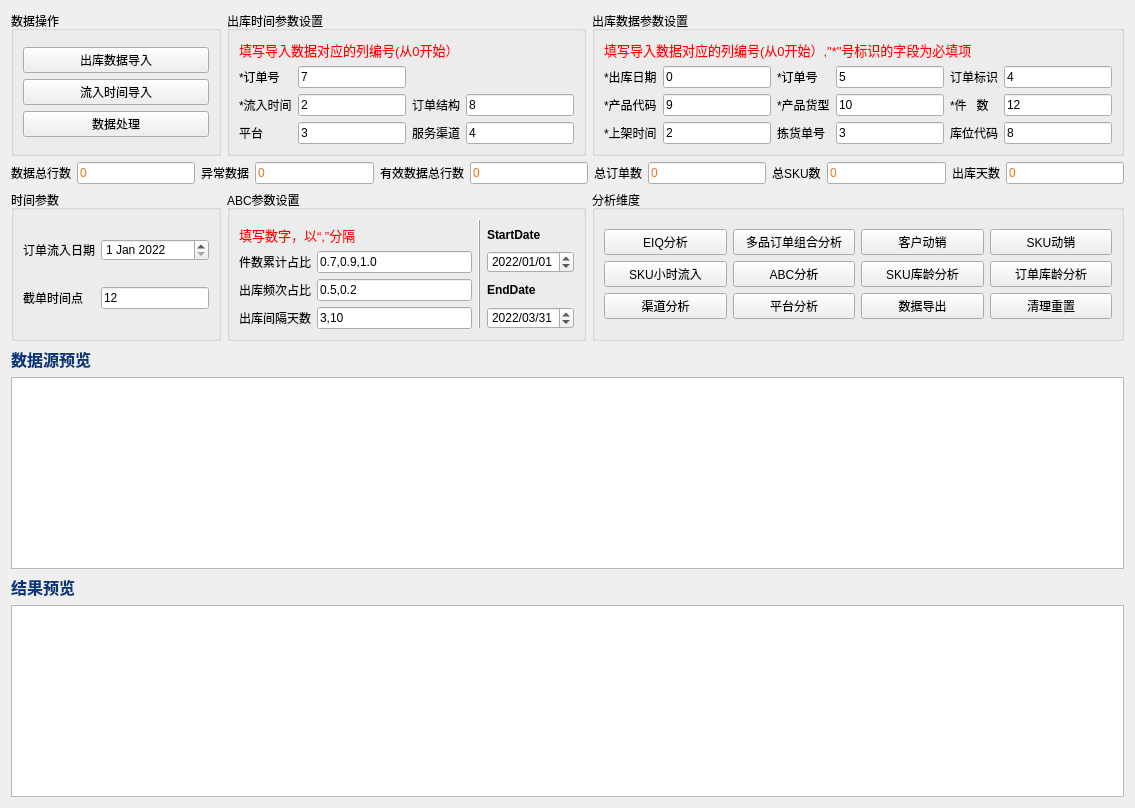
      <widget class="QWidget" name="Outbound">
       <property name="styleSheet">
        <string notr="true">QPushButton:hover{
	border: none;
	background-color: rgb(85, 0, 255);
	color: rgb(255, 255, 255);
}</string>
       </property>
       <attribute name="title">
        <string>出库分析</string>
       </attribute>
       <layout class="QGridLayout" name="gridLayout_3">
        <item row="0" column="1">
         <widget class="QGroupBox" name="groupBox_9">
          <property name="sizePolicy">
           <sizepolicy hsizetype="Expanding" vsizetype="Expanding">
            <horstretch>0</horstretch>
            <verstretch>0</verstretch>
           </sizepolicy>
          </property>
          <property name="title">
           <string>出库时间参数设置</string>
          </property>
          <layout class="QGridLayout" name="gridLayout_13">
           <item row="1" column="1">
            <widget class="QLineEdit" name="ob_orderCol2">
             <property name="text">
              <string>7</string>
             </property>
            </widget>
           </item>
           <item row="0" column="0" colspan="4">
            <widget class="QLabel" name="input_hint_5">
             <property name="enabled">
              <bool>true</bool>
             </property>
             <property name="sizePolicy">
              <sizepolicy hsizetype="Ignored" vsizetype="Expanding">
               <horstretch>0</horstretch>
               <verstretch>0</verstretch>
              </sizepolicy>
             </property>
             <property name="font">
              <font>
               <pointsize>10</pointsize>
               <weight>75</weight>
               <italic>false</italic>
               <bold>true</bold>
              </font>
             </property>
             <property name="mouseTracking">
              <bool>true</bool>
             </property>
             <property name="frameShadow">
              <enum>QFrame::Sunken</enum>
             </property>
             <property name="text">
              <string>&lt;html&gt;&lt;head/&gt;&lt;body&gt;&lt;p&gt;&lt;span style=&quot; font-weight:400; color:#ff0000;&quot;&gt;填写导入数据对应的列编号(从0开始）&lt;/span&gt;&lt;/p&gt;&lt;/body&gt;&lt;/html&gt;</string>
             </property>
             <property name="textFormat">
              <enum>Qt::RichText</enum>
             </property>
             <property name="scaledContents">
              <bool>false</bool>
             </property>
            </widget>
           </item>
           <item row="1" column="0">
            <widget class="QLabel" name="label_48">
             <property name="text">
              <string>*订单号</string>
             </property>
            </widget>
           </item>
           <item row="2" column="0">
            <widget class="QLabel" name="label_59">
             <property name="text">
              <string>*流入时间</string>
             </property>
            </widget>
           </item>
           <item row="2" column="1">
            <widget class="QLineEdit" name="ob_timeInCol">
             <property name="text">
              <string>2</string>
             </property>
            </widget>
           </item>
           <item row="2" column="2">
            <widget class="QLabel" name="label_61">
             <property name="text">
              <string>订单结构</string>
             </property>
            </widget>
           </item>
           <item row="3" column="3">
            <widget class="QLineEdit" name="ob_channelCol">
             <property name="text">
              <string>4</string>
             </property>
            </widget>
           </item>
           <item row="2" column="3">
            <widget class="QLineEdit" name="ob_orderStructureCol">
             <property name="text">
              <string>8</string>
             </property>
            </widget>
           </item>
           <item row="3" column="2">
            <widget class="QLabel" name="label_64">
             <property name="text">
              <string>服务渠道</string>
             </property>
            </widget>
           </item>
           <item row="3" column="1">
            <widget class="QLineEdit" name="ob_platformCol">
             <property name="text">
              <string>3</string>
             </property>
            </widget>
           </item>
           <item row="3" column="0">
            <widget class="QLabel" name="label_63">
             <property name="text">
              <string>平台</string>
             </property>
            </widget>
           </item>
          </layout>
         </widget>
        </item>
        <item row="2" column="0">
         <widget class="QGroupBox" name="groupBox_11">
          <property name="title">
           <string>时间参数</string>
          </property>
          <layout class="QGridLayout" name="gridLayout_21">
           <item row="1" column="0">
            <widget class="QLabel" name="label_70">
             <property name="text">
              <string>截单时间点</string>
             </property>
            </widget>
           </item>
           <item row="0" column="0">
            <widget class="QLabel" name="label_69">
             <property name="text">
              <string>订单流入日期</string>
             </property>
            </widget>
           </item>
           <item row="1" column="1">
            <widget class="QLineEdit" name="ob_hourinCutoffHour">
             <property name="text">
              <string>12</string>
             </property>
            </widget>
           </item>
           <item row="0" column="1">
            <widget class="QDateEdit" name="ob_hourinDate">
             <property name="dateTime">
              <datetime>
               <hour>0</hour>
               <minute>0</minute>
               <second>0</second>
               <year>2022</year>
               <month>1</month>
               <day>1</day>
              </datetime>
             </property>
            </widget>
           </item>
          </layout>
         </widget>
        </item>
        <item row="0" column="0">
         <widget class="QGroupBox" name="groupBox_4">
          <property name="sizePolicy">
           <sizepolicy hsizetype="Expanding" vsizetype="Expanding">
            <horstretch>0</horstretch>
            <verstretch>0</verstretch>
           </sizepolicy>
          </property>
          <property name="title">
           <string>数据操作</string>
          </property>
          <layout class="QGridLayout" name="gridLayout_7">
           <item row="0" column="0">
            <layout class="QGridLayout" name="gridLayout_8">
             <item row="3" column="0">
              <widget class="QPushButton" name="ob_dataProcess">
               <property name="text">
                <string>数据处理</string>
               </property>
              </widget>
             </item>
             <item row="1" column="0">
              <widget class="QPushButton" name="ob_orderUpload">
               <property name="text">
                <string>出库数据导入</string>
               </property>
              </widget>
             </item>
             <item row="2" column="0">
              <widget class="QPushButton" name="ob_orderTimeUpload">
               <property name="text">
                <string>流入时间导入</string>
               </property>
              </widget>
             </item>
            </layout>
           </item>
          </layout>
         </widget>
        </item>
        <item row="0" column="2">
         <widget class="QGroupBox" name="groupBox_5">
          <property name="sizePolicy">
           <sizepolicy hsizetype="Expanding" vsizetype="Expanding">
            <horstretch>0</horstretch>
            <verstretch>0</verstretch>
           </sizepolicy>
          </property>
          <property name="title">
           <string>出库数据参数设置</string>
          </property>
          <layout class="QGridLayout" name="gridLayout_9">
           <item row="1" column="0">
            <widget class="QLabel" name="label_21">
             <property name="text">
              <string>*出库日期</string>
             </property>
            </widget>
           </item>
           <item row="1" column="1">
            <widget class="QLineEdit" name="ob_dateCol">
             <property name="text">
              <string>0</string>
             </property>
            </widget>
           </item>
           <item row="1" column="2">
            <widget class="QLabel" name="label_23">
             <property name="text">
              <string>*订单号</string>
             </property>
            </widget>
           </item>
           <item row="1" column="3">
            <widget class="QLineEdit" name="ob_orderCol">
             <property name="text">
              <string>5</string>
             </property>
            </widget>
           </item>
           <item row="2" column="0">
            <widget class="QLabel" name="label_22">
             <property name="text">
              <string>*产品代码</string>
             </property>
            </widget>
           </item>
           <item row="2" column="1">
            <widget class="QLineEdit" name="ob_skuCol">
             <property name="text">
              <string>9</string>
             </property>
            </widget>
           </item>
           <item row="2" column="4">
            <widget class="QLabel" name="label_24">
             <property name="text">
              <string>*件   数</string>
             </property>
            </widget>
           </item>
           <item row="2" column="2">
            <widget class="QLabel" name="label_42">
             <property name="text">
              <string>*产品货型</string>
             </property>
            </widget>
           </item>
           <item row="2" column="3">
            <widget class="QLineEdit" name="ob_skuSizeCol">
             <property name="text">
              <string>10</string>
             </property>
            </widget>
           </item>
           <item row="1" column="4">
            <widget class="QLabel" name="label_43">
             <property name="text">
              <string>订单标识</string>
             </property>
            </widget>
           </item>
           <item row="3" column="0">
            <widget class="QLabel" name="label_44">
             <property name="text">
              <string>*上架时间</string>
             </property>
            </widget>
           </item>
           <item row="3" column="1">
            <widget class="QLineEdit" name="ob_putawayDateCol">
             <property name="text">
              <string>2</string>
             </property>
            </widget>
           </item>
           <item row="2" column="5">
            <widget class="QLineEdit" name="ob_qtyCol">
             <property name="text">
              <string>12</string>
             </property>
            </widget>
           </item>
           <item row="1" column="5">
            <widget class="QLineEdit" name="ob_orderTagCol">
             <property name="text">
              <string>4</string>
             </property>
            </widget>
           </item>
           <item row="3" column="2">
            <widget class="QLabel" name="label_45">
             <property name="text">
              <string>拣货单号</string>
             </property>
            </widget>
           </item>
           <item row="3" column="3">
            <widget class="QLineEdit" name="ob_pickupNoCol">
             <property name="text">
              <string>3</string>
             </property>
            </widget>
           </item>
           <item row="3" column="4">
            <widget class="QLabel" name="label_46">
             <property name="text">
              <string>库位代码</string>
             </property>
            </widget>
           </item>
           <item row="3" column="5">
            <widget class="QLineEdit" name="ob_locationCol">
             <property name="text">
              <string>8</string>
             </property>
            </widget>
           </item>
           <item row="0" column="0" colspan="6">
            <widget class="QLabel" name="input_hint_3">
             <property name="enabled">
              <bool>true</bool>
             </property>
             <property name="sizePolicy">
              <sizepolicy hsizetype="Ignored" vsizetype="Expanding">
               <horstretch>0</horstretch>
               <verstretch>0</verstretch>
              </sizepolicy>
             </property>
             <property name="font">
              <font>
               <pointsize>10</pointsize>
               <weight>75</weight>
               <italic>false</italic>
               <bold>true</bold>
              </font>
             </property>
             <property name="mouseTracking">
              <bool>true</bool>
             </property>
             <property name="frameShadow">
              <enum>QFrame::Sunken</enum>
             </property>
             <property name="text">
              <string>&lt;html&gt;&lt;head/&gt;&lt;body&gt;&lt;p&gt;&lt;span style=&quot; font-weight:400; color:#ff0000;&quot;&gt;填写导入数据对应的列编号(从0开始）,&amp;quot;*&amp;quot;号标识的字段为必填项&lt;/span&gt;&lt;/p&gt;&lt;/body&gt;&lt;/html&gt;</string>
             </property>
             <property name="textFormat">
              <enum>Qt::RichText</enum>
             </property>
             <property name="scaledContents">
              <bool>false</bool>
             </property>
            </widget>
           </item>
          </layout>
         </widget>
        </item>
        <item row="2" column="2">
         <widget class="QGroupBox" name="groupBox_7">
          <property name="title">
           <string>分析维度</string>
          </property>
          <layout class="QGridLayout" name="gridLayout_20">
           <item row="0" column="0">
            <layout class="QGridLayout" name="gridLayout_12">
             <item row="2" column="1">
              <widget class="QPushButton" name="ob_platformAnalysis">
               <property name="text">
                <string>平台分析</string>
               </property>
              </widget>
             </item>
             <item row="2" column="3">
              <widget class="QPushButton" name="ob_downloadAll">
               <property name="text">
                <string>数据导出</string>
               </property>
              </widget>
             </item>
             <item row="2" column="4">
              <widget class="QPushButton" name="ob_clearAll">
               <property name="text">
                <string>清理重置</string>
               </property>
              </widget>
             </item>
             <item row="0" column="0">
              <widget class="QPushButton" name="ob_EIQanalysis">
               <property name="styleSheet">
                <string notr="true"/>
               </property>
               <property name="text">
                <string>EIQ分析</string>
               </property>
              </widget>
             </item>
             <item row="0" column="4">
              <widget class="QPushButton" name="ob_skuSale">
               <property name="text">
                <string>SKU动销</string>
               </property>
              </widget>
             </item>
             <item row="0" column="3">
              <widget class="QPushButton" name="ob_customerSale">
               <property name="text">
                <string>客户动销</string>
               </property>
              </widget>
             </item>
             <item row="0" column="1">
              <widget class="QPushButton" name="ob_multiOrder">
               <property name="text">
                <string>多品订单组合分析</string>
               </property>
              </widget>
             </item>
             <item row="2" column="0">
              <widget class="QPushButton" name="ob_channelAnalysis">
               <property name="text">
                <string>渠道分析</string>
               </property>
              </widget>
             </item>
             <item row="1" column="0">
              <widget class="QPushButton" name="ob_skuHourIn">
               <property name="text">
                <string>SKU小时流入</string>
               </property>
              </widget>
             </item>
             <item row="1" column="1">
              <widget class="QPushButton" name="ob_ABCanalysis">
               <property name="text">
                <string>ABC分析</string>
               </property>
              </widget>
             </item>
             <item row="1" column="4">
              <widget class="QPushButton" name="ob_orderAge">
               <property name="text">
                <string>订单库龄分析</string>
               </property>
              </widget>
             </item>
             <item row="1" column="3">
              <widget class="QPushButton" name="ob_skuAge">
               <property name="text">
                <string>SKU库龄分析</string>
               </property>
              </widget>
             </item>
            </layout>
           </item>
          </layout>
         </widget>
        </item>
        <item row="2" column="1">
         <widget class="QGroupBox" name="groupBox_6">
          <property name="sizePolicy">
           <sizepolicy hsizetype="Expanding" vsizetype="Expanding">
            <horstretch>0</horstretch>
            <verstretch>0</verstretch>
           </sizepolicy>
          </property>
          <property name="title">
           <string>ABC参数设置</string>
          </property>
          <layout class="QGridLayout" name="gridLayout_11">
           <item row="3" column="1">
            <widget class="QLineEdit" name="ob_ABCfreq">
             <property name="text">
              <string>0.5,0.2</string>
             </property>
            </widget>
           </item>
           <item row="1" column="0" colspan="2">
            <widget class="QLabel" name="input_hint_4">
             <property name="enabled">
              <bool>true</bool>
             </property>
             <property name="sizePolicy">
              <sizepolicy hsizetype="Ignored" vsizetype="Expanding">
               <horstretch>0</horstretch>
               <verstretch>0</verstretch>
              </sizepolicy>
             </property>
             <property name="font">
              <font>
               <pointsize>10</pointsize>
               <weight>75</weight>
               <italic>false</italic>
               <bold>true</bold>
              </font>
             </property>
             <property name="mouseTracking">
              <bool>true</bool>
             </property>
             <property name="frameShadow">
              <enum>QFrame::Sunken</enum>
             </property>
             <property name="text">
              <string>&lt;html&gt;&lt;head/&gt;&lt;body&gt;&lt;p&gt;&lt;span style=&quot; font-weight:400; color:#ff0000;&quot;&gt;填写数字，以“,”分隔&lt;/span&gt;&lt;/p&gt;&lt;/body&gt;&lt;/html&gt;</string>
             </property>
             <property name="textFormat">
              <enum>Qt::RichText</enum>
             </property>
             <property name="scaledContents">
              <bool>false</bool>
             </property>
            </widget>
           </item>
           <item row="2" column="0">
            <widget class="QLabel" name="label_34">
             <property name="text">
              <string>件数累计占比</string>
             </property>
            </widget>
           </item>
           <item row="4" column="1">
            <widget class="QLineEdit" name="ob_ABCintervalDays">
             <property name="text">
              <string>3,10</string>
             </property>
            </widget>
           </item>
           <item row="3" column="0">
            <widget class="QLabel" name="label_35">
             <property name="text">
              <string>出库频次占比</string>
             </property>
            </widget>
           </item>
           <item row="4" column="0">
            <widget class="QLabel" name="label_27">
             <property name="text">
              <string>出库间隔天数</string>
             </property>
            </widget>
           </item>
           <item row="2" column="1">
            <widget class="QLineEdit" name="ob_ABCparameter">
             <property name="text">
              <string>0.7,0.9,1.0</string>
             </property>
            </widget>
           </item>
           <item row="0" column="2" rowspan="5">
            <widget class="Line" name="line">
             <property name="layoutDirection">
              <enum>Qt::LeftToRight</enum>
             </property>
             <property name="frameShadow">
              <enum>QFrame::Raised</enum>
             </property>
             <property name="lineWidth">
              <number>1</number>
             </property>
             <property name="orientation">
              <enum>Qt::Vertical</enum>
             </property>
            </widget>
           </item>
           <item row="4" column="3">
            <widget class="QDateEdit" name="ob_endDate">
             <property name="dateTime">
              <datetime>
               <hour>0</hour>
               <minute>0</minute>
               <second>0</second>
               <year>2022</year>
               <month>3</month>
               <day>31</day>
              </datetime>
             </property>
             <property name="displayFormat">
              <string>yyyy/MM/dd</string>
             </property>
            </widget>
           </item>
           <item row="3" column="3">
            <widget class="QLabel" name="label_72">
             <property name="text">
              <string>&lt;html&gt;&lt;head/&gt;&lt;body&gt;&lt;p&gt;&lt;span style=&quot; font-weight:600;&quot;&gt;EndDate&lt;/span&gt;&lt;/p&gt;&lt;/body&gt;&lt;/html&gt;</string>
             </property>
             <property name="textFormat">
              <enum>Qt::RichText</enum>
             </property>
            </widget>
           </item>
           <item row="2" column="3">
            <widget class="QDateEdit" name="ob_startDate">
             <property name="dateTime">
              <datetime>
               <hour>0</hour>
               <minute>0</minute>
               <second>0</second>
               <year>2022</year>
               <month>1</month>
               <day>1</day>
              </datetime>
             </property>
             <property name="displayFormat">
              <string>yyyy/MM/dd</string>
             </property>
            </widget>
           </item>
           <item row="1" column="3">
            <widget class="QLabel" name="label_71">
             <property name="text">
              <string>&lt;html&gt;&lt;head/&gt;&lt;body&gt;&lt;p&gt;&lt;span style=&quot; font-weight:600;&quot;&gt;StartDate&lt;/span&gt;&lt;/p&gt;&lt;/body&gt;&lt;/html&gt;</string>
             </property>
             <property name="textFormat">
              <enum>Qt::AutoText</enum>
             </property>
            </widget>
           </item>
          </layout>
         </widget>
        </item>
        <item row="1" column="0" colspan="3">
         <layout class="QGridLayout" name="gridLayout_10">
          <item row="0" column="1">
           <widget class="QLineEdit" name="ob_totalRow">
            <property name="styleSheet">
             <string notr="true">color: rgb(238, 115, 32);
font: 75 10pt &quot;Times New Roman&quot;;
</string>
            </property>
            <property name="text">
             <string>0</string>
            </property>
           </widget>
          </item>
          <item row="0" column="0">
           <widget class="QLabel" name="label_31">
            <property name="maximumSize">
             <size>
              <width>60</width>
              <height>20</height>
             </size>
            </property>
            <property name="text">
             <string>数据总行数</string>
            </property>
           </widget>
          </item>
          <item row="0" column="2">
           <widget class="QLabel" name="label_29">
            <property name="text">
             <string>异常数据</string>
            </property>
           </widget>
          </item>
          <item row="0" column="3">
           <widget class="QLineEdit" name="ob_errorRow">
            <property name="styleSheet">
             <string notr="true">color: rgb(238, 115, 32);
font: 75 10pt &quot;Times New Roman&quot;;</string>
            </property>
            <property name="text">
             <string>0</string>
            </property>
           </widget>
          </item>
          <item row="0" column="10">
           <widget class="QLabel" name="label_32">
            <property name="text">
             <string>总订单数</string>
            </property>
           </widget>
          </item>
          <item row="0" column="8">
           <widget class="QLabel" name="label_28">
            <property name="text">
             <string>有效数据总行数</string>
            </property>
           </widget>
          </item>
          <item row="0" column="9">
           <widget class="QLineEdit" name="ob_validRow">
            <property name="styleSheet">
             <string notr="true">color: rgb(238, 115, 32);
font: 75 10pt &quot;Times New Roman&quot;;</string>
            </property>
            <property name="text">
             <string>0</string>
            </property>
           </widget>
          </item>
          <item row="0" column="13">
           <widget class="QLineEdit" name="ob_totalSKU">
            <property name="styleSheet">
             <string notr="true">color: rgb(238, 115, 32);
font: 75 10pt &quot;Times New Roman&quot;;</string>
            </property>
            <property name="text">
             <string>0</string>
            </property>
           </widget>
          </item>
          <item row="0" column="12">
           <widget class="QLabel" name="label_25">
            <property name="text">
             <string>总SKU数</string>
            </property>
           </widget>
          </item>
          <item row="0" column="15">
           <widget class="QLineEdit" name="ob_totalDays">
            <property name="styleSheet">
             <string notr="true">color: rgb(238, 115, 32);
font: 75 10pt &quot;Times New Roman&quot;;</string>
            </property>
            <property name="text">
             <string>0</string>
            </property>
           </widget>
          </item>
          <item row="0" column="14">
           <widget class="QLabel" name="label_26">
            <property name="text">
             <string>出库天数</string>
            </property>
           </widget>
          </item>
          <item row="0" column="11">
           <widget class="QLineEdit" name="ob_totalOrders">
            <property name="styleSheet">
             <string notr="true">color: rgb(238, 115, 32);
font: 75 10pt &quot;Times New Roman&quot;;</string>
            </property>
            <property name="text">
             <string>0</string>
            </property>
           </widget>
          </item>
         </layout>
        </item>
        <item row="4" column="0" colspan="3">
         <widget class="QTableView" name="ob_tableView">
          <property name="styleSheet">
           <string notr="true"/>
          </property>
          <property name="alternatingRowColors">
           <bool>true</bool>
          </property>
          <attribute name="horizontalHeaderCascadingSectionResizes">
           <bool>false</bool>
          </attribute>
          <attribute name="horizontalHeaderMinimumSectionSize">
           <number>40</number>
          </attribute>
          <attribute name="verticalHeaderDefaultSectionSize">
           <number>40</number>
          </attribute>
          <attribute name="verticalHeaderMinimumSectionSize">
           <number>40</number>
          </attribute>
         </widget>
        </item>
        <item row="3" column="0" colspan="3">
         <widget class="QLabel" name="label_13">
          <property name="sizePolicy">
           <sizepolicy hsizetype="Expanding" vsizetype="Fixed">
            <horstretch>0</horstretch>
            <verstretch>0</verstretch>
           </sizepolicy>
          </property>
          <property name="font">
           <font>
            <family>微软雅黑</family>
            <pointsize>14</pointsize>
            <weight>9</weight>
            <italic>false</italic>
            <bold>false</bold>
           </font>
          </property>
          <property name="styleSheet">
           <string notr="true">color: rgb(7, 56, 125);
font: 75 14pt &quot;微软雅黑&quot;;</string>
          </property>
          <property name="text">
           <string>&lt;html&gt;&lt;head/&gt;&lt;body&gt;&lt;p&gt;&lt;span style=&quot; font-size:12pt; font-weight:600; color:#07387d;&quot;&gt;数据源预览&lt;/span&gt;&lt;/p&gt;&lt;/body&gt;&lt;/html&gt;</string>
          </property>
         </widget>
        </item>
        <item row="5" column="0" colspan="3">
         <widget class="QLabel" name="label_68">
          <property name="sizePolicy">
           <sizepolicy hsizetype="Expanding" vsizetype="Fixed">
            <horstretch>0</horstretch>
            <verstretch>0</verstretch>
           </sizepolicy>
          </property>
          <property name="font">
           <font>
            <family>微软雅黑</family>
            <pointsize>14</pointsize>
            <weight>9</weight>
            <italic>false</italic>
            <bold>false</bold>
           </font>
          </property>
          <property name="styleSheet">
           <string notr="true">color: rgb(7, 56, 125);
font: 75 14pt &quot;微软雅黑&quot;;</string>
          </property>
          <property name="text">
           <string>&lt;html&gt;&lt;head/&gt;&lt;body&gt;&lt;p&gt;&lt;span style=&quot; font-size:12pt; font-weight:600; color:#07387d;&quot;&gt;结果预览&lt;/span&gt;&lt;/p&gt;&lt;/body&gt;&lt;/html&gt;</string>
          </property>
         </widget>
        </item>
        <item row="8" column="0" colspan="3">
         <widget class="QTableView" name="ob_timeTableView">
          <property name="styleSheet">
           <string notr="true"/>
          </property>
          <property name="alternatingRowColors">
           <bool>true</bool>
          </property>
          <attribute name="horizontalHeaderMinimumSectionSize">
           <number>40</number>
          </attribute>
          <attribute name="verticalHeaderDefaultSectionSize">
           <number>40</number>
          </attribute>
          <attribute name="verticalHeaderMinimumSectionSize">
           <number>40</number>
          </attribute>
         </widget>
        </item>
       </layout>
      </widget>
